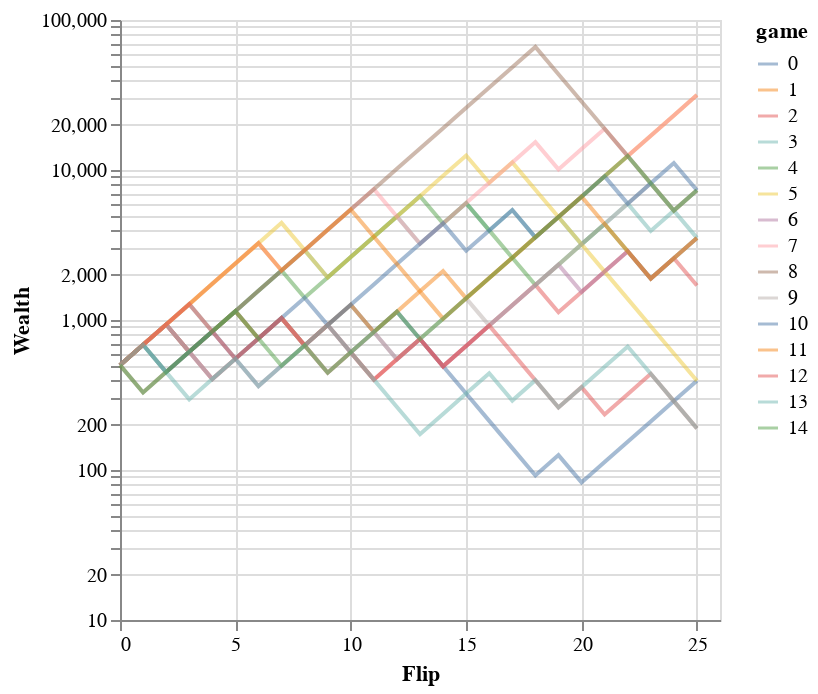

Notebook code for this chart:
### Markdown cell above
# Kelly Betting

### Code cell
kelly.plot_games(n_games=15, log=True, opacity=0.5)

### Figure 1 — Vega-Lite specification as saved in the notebook (floating-point values rounded to 4 significant figures; data arrays with more than 128 entries replaced by an {"elided": "..."} marker saying what was removed)
{"config": {"view": {"continuousWidth": 300, "continuousHeight": 300}}, "data": {"name": "data-a1c8873fb97d08429e388525d312b591"}, "mark": {"type": "line", "opacity": 0.5}, "encoding": {"color": {"field": "game", "type": "nominal"}, "x": {"field": "flip", "title": "Flip", "type": "quantitative"}, "y": {"field": "wealth", "scale": {"type": "log"}, "title": "Wealth", "type": "quantitative"}}, "$schema": "https://vega.github.io/schema/vega-lite/v5.8.0.json", "datasets": {"data-a1c8873fb97d08429e388525d312b591": {"elided": "390 records"}}}
